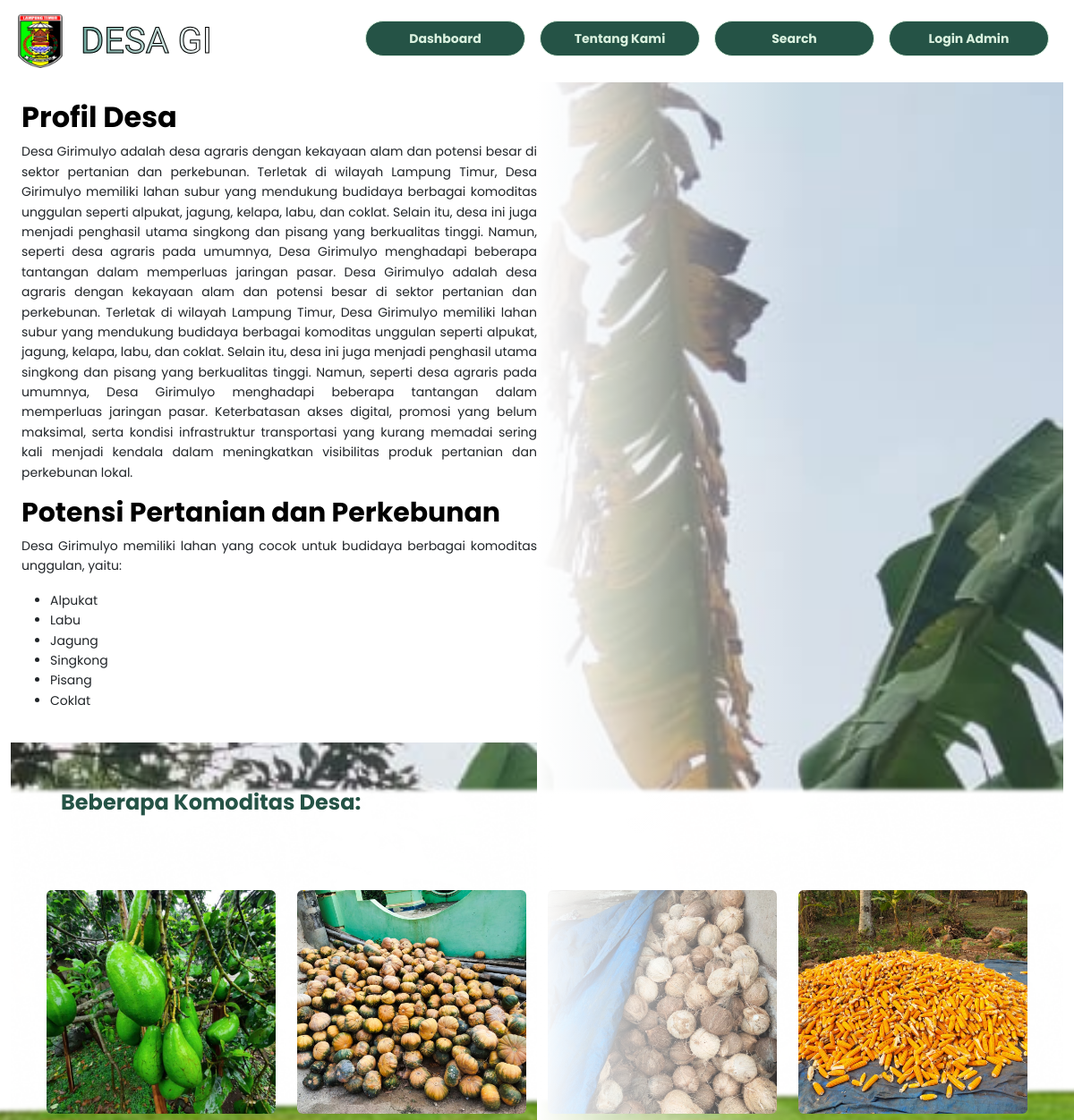
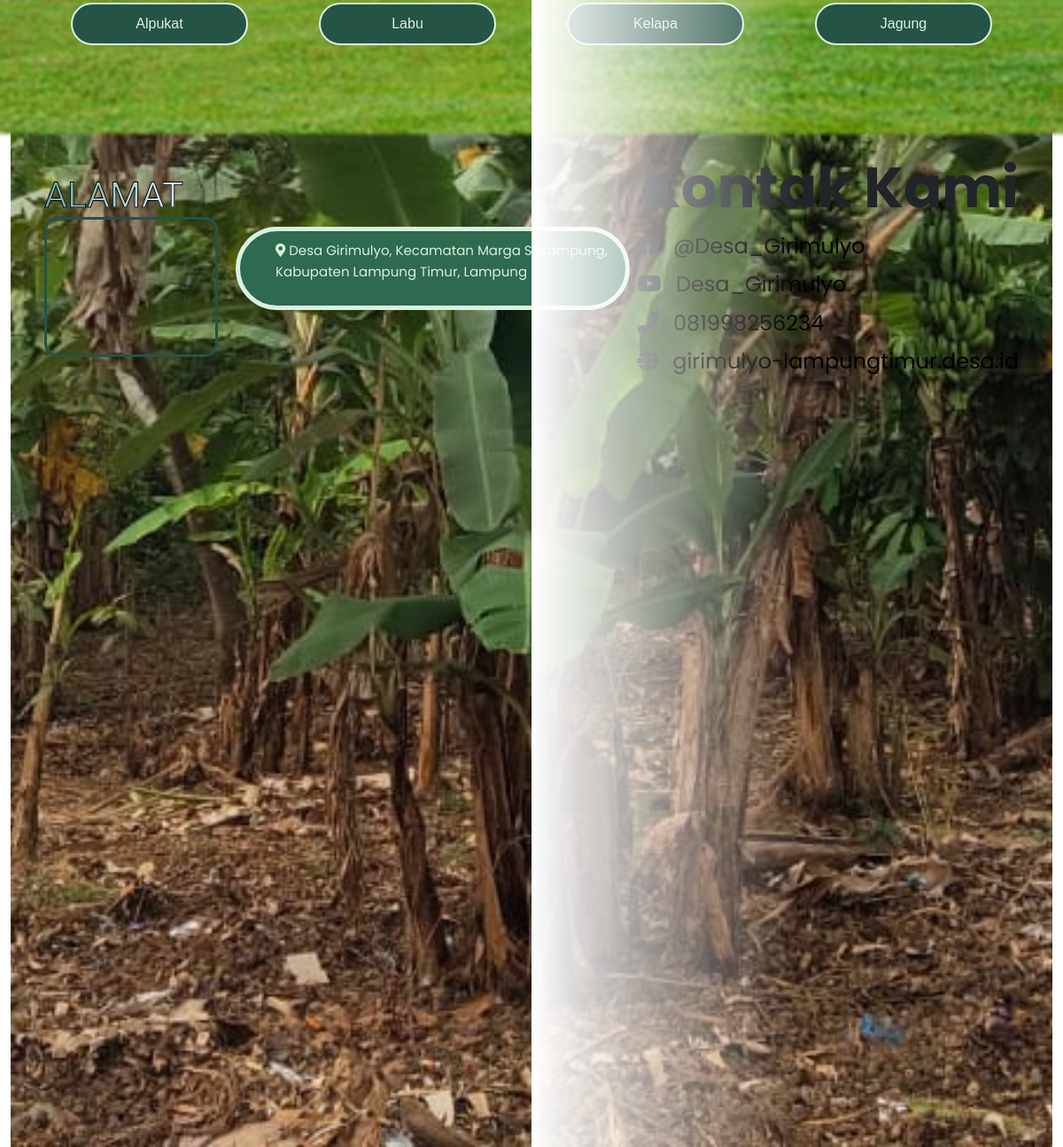
The page / on the database its author committed (2 pictures, top to bottom).
### tables this page shows
CREATE TABLE `profiles` (
  `id` int(11) NOT NULL,
  `title` varchar(255) NOT NULL,
  `content` text NOT NULL
);

CREATE TABLE `potensi` (
  `id` int(11) NOT NULL,
  `nama` varchar(500) NOT NULL
);

CREATE TABLE `commodities` (
  `id` int(11) NOT NULL,
  `name` varchar(255) NOT NULL,
  `image` varchar(255) NOT NULL,
  `link` varchar(255) NOT NULL
);

### index.php (the view, shortened to what this page needs)
<?php
include 'db.php';
$stmt = $pdo->query("SELECT * FROM potensi");
$potensiList = $stmt->fetchAll();
?>
<!DOCTYPE html>
<html lang="en">
<head>
    <link rel="stylesheet" href="css/bootstrap.min.css">
    <link rel="stylesheet" href="css/style.css">
    <link rel="stylesheet" href="https://cdnjs.cloudflare.com/ajax/libs/font-awesome/5.15.3/css/all.min.css">
</head>
<body>
    <div class="container-fluid px-0">
        <header class="py-3">
            <div class="container-fluid d-flex justify-content-between align-items-center px-0">
                <div class="d-flex align-items-center">
                    <img src="asset/logo.png" alt="Logo Desa Girimulyo" class="mr-2" style="width: 50px;">
                    <h1 id="judul" class="h4 mb-0 stroked-text ml-10"></h1>
                </div>
                <nav class="ml-auto">
                    <ul class="nav">
                        <div class="dashboard">
                            <li class="nav-item mx-2"><a href="#" class="nav-link">Dashboard</a></li>
                        </div>
                        <div class="tentang-kami">
                            <li class="nav-item mx-2"><a href="tentang_kami/index.html" class="nav-link">Tentang Kami</a></li>
                        </div>
                        <div class="search">
                            <li class="nav-item mx-2"><a href="search.php" class="nav-link">Search</a></li>
                        </div>
                        <div class="search">
                            <li class="nav-item mx-2"><a href="login.php" class="nav-link">Login Admin</a></li>
                        </div>
                    </ul>
                </nav>
            </div>
        </header>
        <section class="container-fluid my-0 px-3">
            <div class="row">
                <div class="container-fluid px-0 col-md-6">
                    <?php
                    include 'db.php';
                    $stmt = $pdo->query("SELECT * FROM profiles");
                    $profile = $stmt->fetch();
                    ?>
                    <h2 class="font-weight-bold"><?php echo $profile['title']; ?></h2>
                    <p><?php echo $profile['content']; ?></p>
                    <h3>Potensi Pertanian dan Perkebunan</h3>
                    <p>Desa Girimulyo memiliki lahan yang cocok untuk budidaya berbagai komoditas unggulan, yaitu:</p>
                    <ul>
                    <?php foreach ($potensiList as $potensi): ?>
                        <li><?php echo htmlspecialchars($potensi['nama']); ?></li>
                    <?php endforeach; ?>
                    </ul>
                </div>
                <div class="image-overlay"></div>
                <img src="asset/profil-desa.jpg" alt="Gambar Desa" class="background-image img-fluid rounded">
            </div>
        </section>
        <div class="commodities container-fluid my-5 px-5">
            <img src="asset/bg-komoditas.png" alt="Background" class="background-image bgComoditas">
            <h3 id="judul2">Beberapa Komoditas Desa:</h3>
            <div class="row text-center justify-content-center">
                <?php
                $stmt = $pdo->query("SELECT * FROM commodities");
                $commodities = $stmt->fetchAll();
                foreach ($commodities as $commodity): ?>
                    <div class="col-md-3 mb-3" style="margin-top: 70px;">
                        <div class="position-relative">
                            <img src="<?php echo $commodity['image']; ?>" alt="<?php echo $commodity['name']; ?>" class="img-fluid rounded" >
                        </div>
                        <a href="<?php echo $commodity['link']; ?>" class="btn btn-primary overlay-btn"><?php echo $commodity['name']; ?></a>
                    </div>
                <?php endforeach; ?>
            </div><br><br><br>
        </div>
        <div class="container">
            <div class="alamat-section">
                <div class="map-section">
                    <h1 class="h4 mb-0 stroked-text ml-10">ALAMAT</h1>
                    <iframe src="https://www.google.com/maps/embed?pb=!1m18!1m12!1m3!1d127116.82350003041!2d105.62382669099243!3d-5.3556621307478265!2m3!1f0!2f0!3f0!3m2!1i1024!2i768!4f13.1!3m3!1m2!1s0x2e40fa74b7e221d5%3A0x817a9b8bad9cd211!2sGiri%20Mulyo%2C%20Marga%20Sekapung%2C%20East%20Lampung%20Regency%2C%20Lampung!5e0!3m2!1sen!2sid!4v1731400638124!5m2!1sen!2sid" allowfullscreen="" loading="lazy"></iframe>
                </div>
                <div class="alamat-text">
                    <p>
                        <i class="fas fa-map-marker-alt"></i>
                            Desa Girimulyo, Kecamatan Marga Sekampung,
                            <br/>
                            Kabupaten Lampung Timur, Lampung
                    </p>
                </div>
            </div>
            <div class="kontak-section">
                <h2>Kontak Kami</h2>
                <p><i class="fab fa-facebook"></i> <a href="https://www.facebook.com/groups/3335658526505631/?ref=share&mibextid=NSMWBT">@Desa_Girimulyo</a></p>
                <p><i class="fab fa-youtube"></i> <a href="https://youtube.com/@gmcreatortmmediajalanan?si=clgJOhPXx8Bg_s9J">Desa_Girimulyo</a></p>
                <p><i class="fas fa-phone"></i> <a
                        href="https://wa.me/6281998256234?text=Halo, saya tertarik dengan produk di Desa Girimulyo. Apakah bisa bertanya lebih lanjut?"
                        target="_blank">
                        081998256234
                    </a></p>
                <p><i class="fas fa-globe"></i> <a href="http://girimulyo-lampungtimur.desa.id/">girimulyo-lampungtimur.desa.id</a></p>
            </div>
        </div>
    </div>
</body>
</html>

### css/style.css (style rules this page uses)
body { font-family: Arial, sans-serif; margin: 0; padding: 0; }
.container-fluid { margin: 0; padding: 0; }
.row { align-items: center; }
header { padding: 20px; height: auto; background-color: #fff; }
header img { height: 60px; margin-right: 20px; }
header h1 { font-family: "Vina Sans", sans-serif; font-weight: 400; font-style: normal; font-size: 40px; margin: 0; background: linear-gradient(90deg, #70AAA0, #ffff); -webkit-background-clip: text; background-clip: text; -webkit-text-fill-color: transparent; }
.stroked-text { color: transparent; -webkit-text-stroke: 1px #000000; font-size: 40px; }
.nav .dashboard { width: 195px; height: 46px; }
.nav .tentang-kami { width: 195px; height: 46px; }
.nav .search { width: 195px; height: 46px; }
.nav .dashboard .nav-link { background: #255346; border: 1px solid; border-radius: 50px; color: #DAF1DF; text-align: center; font-family: "Poppins", sans-serif; font-weight: bold; }
.nav .tentang-kami .nav-link { background-color: #255346; border: 1px solid; border-radius: 50px; color: #DAF1DF; text-align: center; font-family: "Poppins", sans-serif; font-weight: bold; }
.nav .search .nav-link { background-color: #255346; border: 1px solid; border-radius: 50px; color: #DAF1DF; text-align: center; font-family: "Poppins", sans-serif; font-weight: bold; }
.background-image { position: absolute; top: 0; left: 0; width: 100%; height: 100%; z-index: 1; }
.col-md-6:first-child { z-index: 1; position: relative; background: linear-gradient(to right, rgba(255, 255, 255, 1), rgba(255, 255, 255, 1)); padding: 20px; }
.image-overlay { position: absolute; top: 0; right: 0; width: 25%; height: 110%; background: linear-gradient(to left, rgba(255, 255, 255, 0), white); z-index: 1; margin-top: 70px; left: 50%; }
.background-image { position: relative; z-index: 0; }
img { width: 100%; height: auto; border-radius: 0.25rem; }
.font-weight-bold { color: #000; font-family: "Poppins", sans-serif; font-weight: bold; font-style: normal; font-size: 32px; margin-left: 20px; }
h3 { color: #000; font-family: "Poppins", sans-serif; font-weight: bold; font-style: normal; font-size: 30px; margin-left: 20px; }
p, ul { font-size: 14px; line-height: 1.6; font-family: "Poppins", sans-serif; text-align: justify; margin-left: 20px; }
.commodities { position: relative; padding-top: 5px; padding-bottom: 5rem; overflow: hidden; }
.commodities .col-md-3 .position-relative img { width: 280px; height: 250px; margin-top: 5px; margin-bottom: 10px; object-fit: cover; border-radius: 8px; }
.background-image { position: absolute; top: 0; left: 0; width: 100%; height: 100%; object-fit: cover; z-index: -1; }
.commodities h3 { font-family: "Poppins", sans-serif; font-weight: bold; font-style: normal; font-size: 24px; color: #255346; }
.position-relative { position: relative; display: inline-block; }
.col-md-3 { width: 280px; height: 250px; }
.btn { width: 200px; height: auto; border: 1px solid #fff; }
.overlay-btn { border: 2px solid #DAF1DF; color: #DAF1DF; background-color: #255346; display: inline-block; margin-top: 0px; padding: 10px 20px; text-align: center; border-radius: 50px; }
.container { display: flex; align-items: center; justify-content: space-between; padding: 20px; margin-top: -50px; }
.alamat-section { display: flex; align-items: center; }
.map-section h1 { font-family: "Vina Sans", sans-serif; font-weight: 400; font-style: normal; font-size: 40px; margin: 0; background: linear-gradient(100deg, #70AAA0, #ffff); -webkit-background-clip: text; background-clip: text; -webkit-text-fill-color: transparent; }
.map-section .stroked-text { color: transparent; -webkit-text-stroke: 1px #000000; font-size: 40px; }
.alamat-section iframe { border: 3px solid #255346; width: 196px; height: 158px; border-radius: 15px; }
.alamat-section .alamat-text { background-color: #2d6a4f; color: white; padding: 10px 20px; border-radius: 50px; margin-left: 20px; border: 5px solid #DAF1DF; }
.alamat-section .alamat-text p { font-size: 15px; color: #DAF1DF; }
.kontak-section { text-align: right; }
.kontak-section h2 { font-size: 64px; font-family: "Poppins", sans-serif; font-weight: bold; font-style: normal; }
.kontak-section p { margin: 5px 0; font-size: 24px; font-family: "Poppins", sans-serif; }
.kontak-section i { margin-right: 10px; font-size: 24px; }
.kontak-section a { text-decoration: none; color: #000; }

### rows shown on the page
profiles: title "Profil Desa", content "Desa Girimulyo adalah desa agraris dengan kekayaan alam dan potensi besar di sektor pertanian dan perkebunan. Terletak di wilayah Lampung Timur, Desa Girimulyo memiliki lahan subur yang mendukung budidaya berbagai komoditas unggulan seperti alpukat, jagung, kelapa, labu, dan coklat. Selain itu, desa ini juga menjadi penghasil utama singkong dan pisang yang berkualitas tinggi. Namun, seperti desa agraris pada umumnya, Desa Girimulyo menghadapi beberapa tantangan dalam memperluas jaringan pasar. Desa Girimulyo adalah desa agraris dengan kekayaan alam dan potensi besar di sektor pertanian dan perkebunan. Terletak di wilayah Lampung Timur, Desa Girimulyo memiliki lahan subur yang mendukung…"
potensi: nama "Alpukat"
potensi: nama "Labu"
potensi: nama "Jagung"
potensi: nama "Singkong"
potensi: nama "Pisang"
potensi: nama "Coklat"
commodities: image (picture), name "Alpukat"
commodities: image (picture), name "Labu"
commodities: image (picture), name "Kelapa"
commodities: image (picture), name "Jagung"
